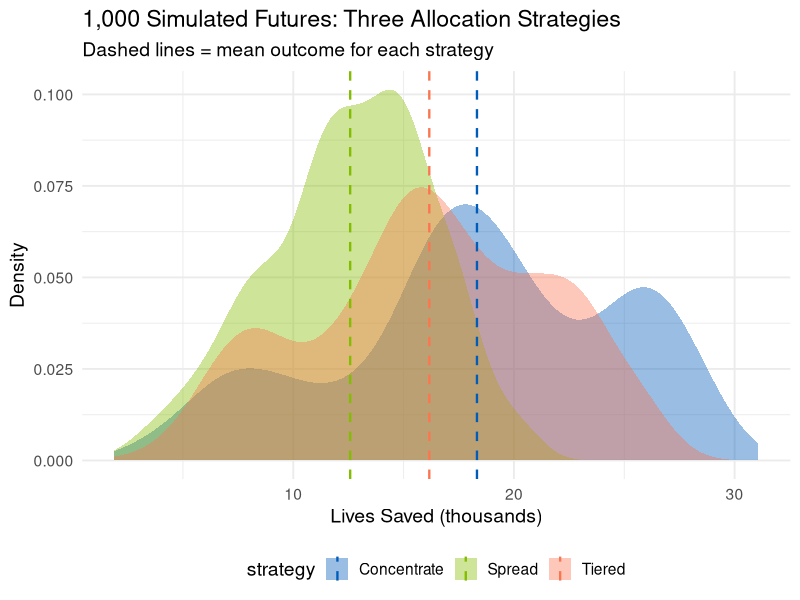

Recreate this plot in R.
## ---- chunk 1
#| label: setup-countries
#| echo: true

set.seed(42)

# Country profiles using PUBLIC data (WHO, World Bank)
countries <- data.frame(
  country = c("Ethiopia", "Rwanda", "Kenya", "Tanzania"),
  nmr = c(28, 16, 21, 20),           # neonatal mortality rate per 1,000
  births_millions = c(3.4, 0.37, 1.5, 2.1),
  p_good = c(0.30, 0.55, 0.35, 0.30),  # P(things go well)
  p_mid  = c(0.50, 0.35, 0.45, 0.50),  # P(middle ground)
  p_bad  = c(0.20, 0.10, 0.20, 0.20)   # P(things go poorly)
)

# Estimated preventable neonatal deaths (in thousands)
# Rough estimate: NMR * births * fraction preventable (~0.5)
countries$preventable_k <- with(countries,
  nmr * births_millions * 0.5
)

countries
## ---- chunk 2
#| label: simulation-function
#| echo: true

# Simulate total lives saved for a given allocation strategy
# allocation = vector of proportions summing to 1 (or 100)
# n_sims = number of Monte Carlo replays

simulate_strategy <- function(allocation, countries, n_sims = 1000) {
  # Normalize allocation to proportions
  alloc <- allocation / sum(allocation)
  results <- numeric(n_sims)

  for (i in 1:n_sims) {
    total_lives <- 0

    for (j in 1:nrow(countries)) {
      # Draw a scenario for this country
      scenario <- sample(
        c("good", "mid", "bad"), size = 1,
        prob = c(countries$p_good[j],
                 countries$p_mid[j],
                 countries$p_bad[j])
      )

      # Effectiveness multiplier depends on scenario
      multiplier <- switch(scenario,
        good = runif(1, 0.80, 1.00),  # 80-100% of potential
        mid  = runif(1, 0.40, 0.70),  # 40-70% of potential
        bad  = runif(1, 0.05, 0.25)   # 5-25% of potential
      )

      # Lives saved = allocation share * preventable deaths * multiplier
      lives_j <- alloc[j] * countries$preventable_k[j] * 1000 * multiplier
      total_lives <- total_lives + lives_j
    }
    results[i] <- total_lives
  }
  return(results)
}
## ---- chunk 3
#| label: run-strategies
#| echo: true

# Define the three strategies (percentage allocations)
#                    ETH  RWA  KEN  TZA
strat_concentrate <- c(50,   8,  30,  12)
strat_spread      <- c(25,  25,  25,  25)
strat_tiered      <- c(40,  12,  28,  20)

# Run 1,000 simulations for each
n_sims <- 1000

sim_conc   <- simulate_strategy(strat_concentrate, countries, n_sims)
sim_spread <- simulate_strategy(strat_spread, countries, n_sims)
sim_tiered <- simulate_strategy(strat_tiered, countries, n_sims)

# Summary statistics
summary_table <- data.frame(
  Strategy = c("Concentrate", "Spread", "Tiered"),
  Mean = round(c(mean(sim_conc), mean(sim_spread), mean(sim_tiered))),
  Median = round(c(median(sim_conc), median(sim_spread), median(sim_tiered))),
  P5  = round(c(quantile(sim_conc, 0.05), quantile(sim_spread, 0.05),
                 quantile(sim_tiered, 0.05))),
  P95 = round(c(quantile(sim_conc, 0.95), quantile(sim_spread, 0.95),
                 quantile(sim_tiered, 0.95)))
)
summary_table
## ---- chunk 4
#| label: visualize-distributions
#| echo: true
#| fig-width: 10
#| fig-height: 5

library(ggplot2)

# Combine simulation results into one data frame
sim_df <- data.frame(
  lives = c(sim_conc, sim_spread, sim_tiered),
  strategy = rep(c("Concentrate", "Spread", "Tiered"),
                 each = n_sims)
)

# Density plot: shows the full distribution for each strategy
ggplot(sim_df, aes(x = lives / 1000, fill = strategy)) +
  geom_density(alpha = 0.4, color = NA) +
  geom_vline(
    data = data.frame(
      strategy = c("Concentrate", "Spread", "Tiered"),
      mean_val = c(mean(sim_conc), mean(sim_spread),
                   mean(sim_tiered)) / 1000
    ),
    aes(xintercept = mean_val, color = strategy),
    linetype = "dashed", linewidth = 0.8
  ) +
  scale_fill_manual(values = c("#005CB9", "#83BD00", "#FA7650")) +
  scale_color_manual(values = c("#005CB9", "#83BD00", "#FA7650")) +
  labs(
    x = "Lives Saved (thousands)",
    y = "Density",
    title = "1,000 Simulated Futures: Three Allocation Strategies",
    subtitle = "Dashed lines = mean outcome for each strategy"
  ) +
  theme_minimal(base_size = 14) +
  theme(legend.position = "bottom")
## ---- chunk 5
#| label: strategy-comparison
#| echo: true

# For each simulation, which strategy saved the most lives?
wins <- data.frame(
  sim = 1:n_sims,
  best = apply(cbind(sim_conc, sim_spread, sim_tiered), 1,
               function(x) c("Concentrate", "Spread", "Tiered")[which.max(x)])
)

# How often does each strategy "win"?
table(wins$best)

# But also: how often does each strategy fall below a threshold?
threshold <- 2000  # lives
cat("\nProbability of saving fewer than", threshold, "lives:\n")
cat("  Concentrate:", mean(sim_conc < threshold), "\n")
cat("  Spread:     ", mean(sim_spread < threshold), "\n")
cat("  Tiered:     ", mean(sim_tiered < threshold), "\n")
